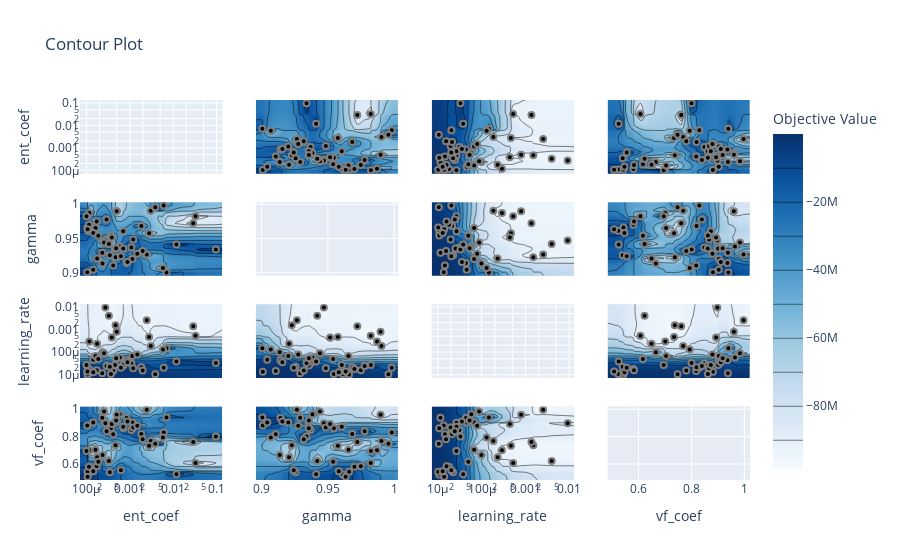

Source (notebook cell):
### Markdown cell above
**Contour Plot**

This plot shows the relationship between two hyperparameters and their influence on the objective value.

### Code cell
from optuna.visualization import plot_contour

fig = plot_contour(study)
fig.show()
